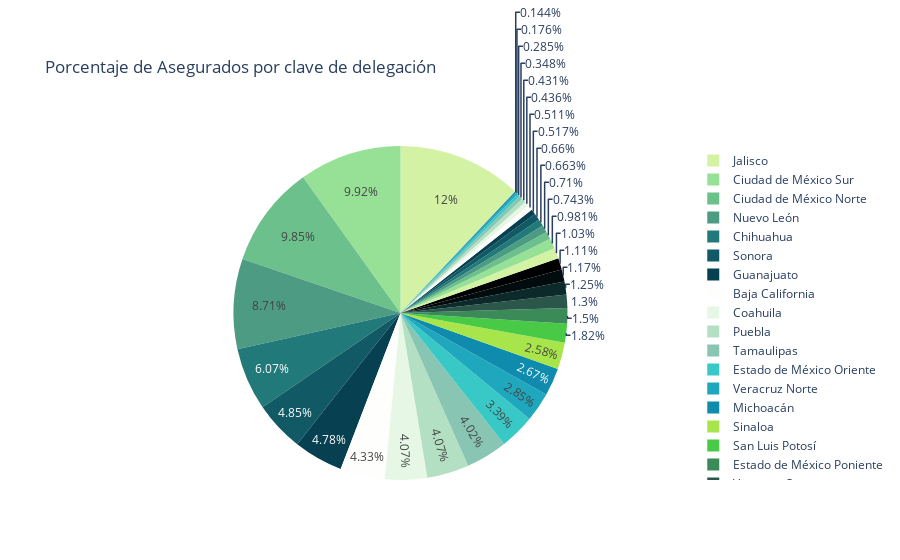

Notebook source saved alongside this figure:
### Code cell
fig = px.pie(asegurados, values='pct', names='delegacion', title='Porcentaje de Asegurados por clave de delegación',color_discrete_sequence= px.colors.sequential.Emrld)
fig.show()

### Figure 1 — Plotly figure (JSON) as saved in the notebook; plotly's stock layout.template omitted (floating-point values rounded to 4 significant figures)
{"data": [{"domain": {"x": [0, 1], "y": [0, 1]}, "hovertemplate": "delegacion=%{label}<br>pct=%{value}<extra></extra>", "labels": ["Aguascalientes", "Baja California", "Baja California Sur", "Campeche", "Chiapas", "Chihuahua", "Ciudad de México Norte ", "Ciudad de México Sur ", "Coahuila", "Colima", "Durango", "Estado de México Oriente", "Estado de México Poniente", "Guanajuato", "Guerrero", "Hidalgo", "Jalisco", "Michoacán", "Morelos", "Nayarit", "Nuevo León", "Oaxaca", "Puebla", "Querétaro", "Quintana Roo", "San Luis Potosí", "Sinaloa", "Sonora", "Tabasco", "Tamaulipas", "Tlaxcala", "Veracruz Norte", "Veracruz Sur", "Yucatán", "Zacatecas"], "legendgroup": "", "name": "", "showlegend": true, "type": "pie", "values": [0.006632, 0.04326, 0.003482, 0.002847, 0.006599, 0.0607, 0.09846, 0.09915, 0.04073, 0.004363, 0.005113, 0.03388, 0.01505, 0.04781, 0.00981, 0.01249, 0.1205, 0.02675, 0.007101, 0.001756, 0.08709, 0.01174, 0.04067, 0.01113, 0.01035, 0.01821, 0.02581, 0.04849, 0.005175, 0.04018, 0.001442, 0.02847, 0.01304, 0.00743, 0.00431]}], "layout": {"legend": {"tracegroupgap": 0}, "piecolorway": ["rgb(211, 242, 163)", "rgb(151, 225, 150)", "rgb(108, 192, 139)", "rgb(76, 155, 130)", "rgb(33, 122, 121)", "rgb(16, 89, 101)", "rgb(7, 64, 80)"], "title": {"text": "Porcentaje de Asegurados por clave de delegación"}}}
